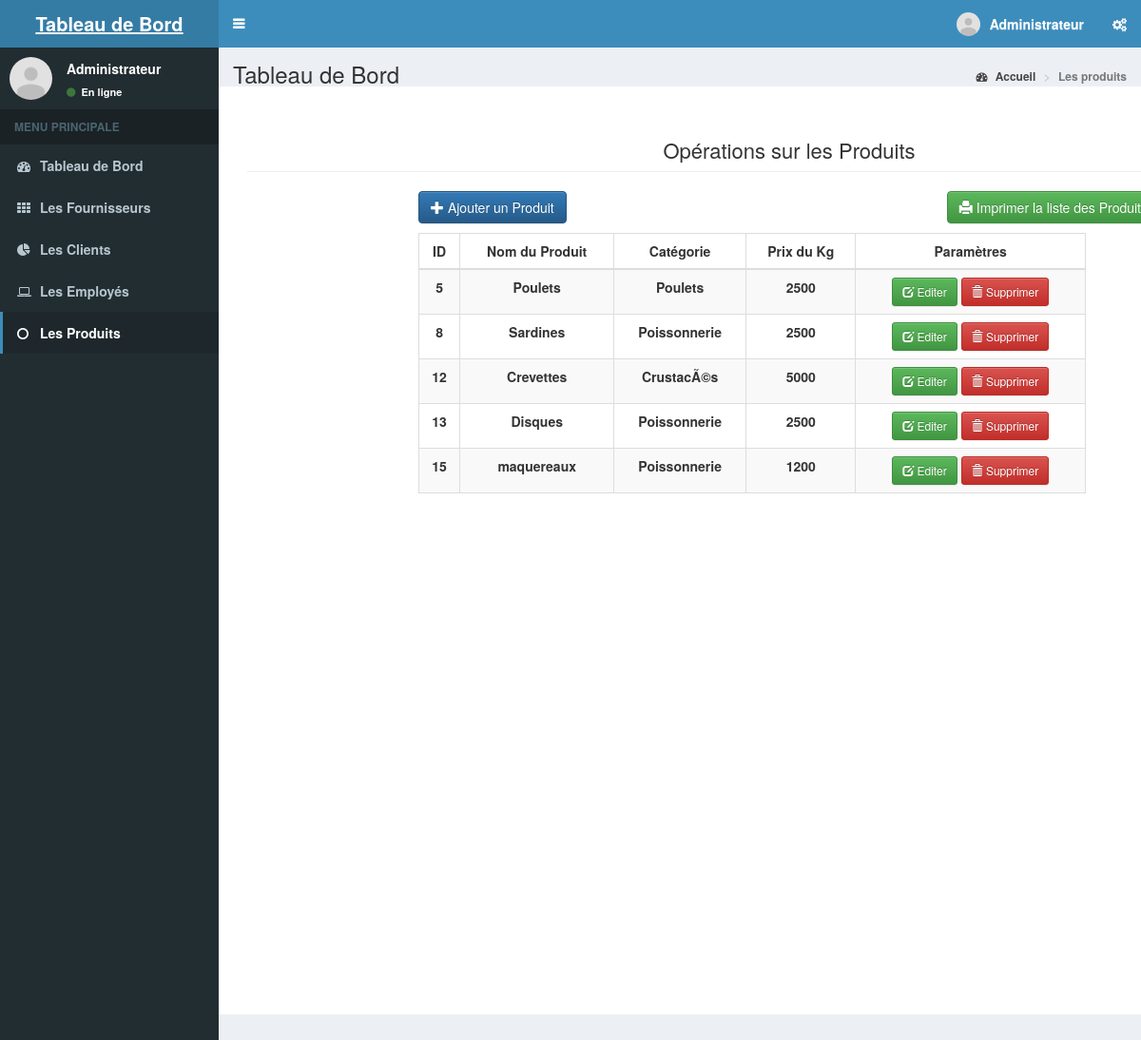
Screenshot of /assets/page/Administration/produits.php?id=1 (signed in) with the database file from the repository.
### tables this page shows
CREATE TABLE `produits` (
  `id` int(11) NOT NULL,
  `nom_produits` varchar(100) NOT NULL,
  `categorie` varchar(100) NOT NULL,
  `prix` varchar(1000) NOT NULL
);

### assets/page/Administration/produits.php (shortened to what this page needs)
<!DOCTYPE html>
<html>
<head>
  <link rel="stylesheet" href="bower_components/bootstrap/dist/css/bootstrap.min.css">
  <link rel="stylesheet" href="bower_components/font-awesome/css/font-awesome.min.css">
  <link rel="stylesheet" href="bower_components/Ionicons/css/ionicons.min.css">
  <link rel="stylesheet" href="bower_components/jvectormap/jquery-jvectormap.css">
  <link rel="stylesheet" href="dist/css/AdminLTE.min.css">
  <link rel="stylesheet" href="dist/css/skins/_all-skins.min.css">
</head>
<body class="hold-transition skin-blue sidebar-mini">
<div class="wrapper">
  <header class="main-header">
    <a href="index2.html" class="logo">
      <span class="logo-lg"><b>Tableau de Bord</span>
    </a>
    <nav class="navbar navbar-static-top">
      <a href="#" class="sidebar-toggle" data-toggle="push-menu" role="button">
      </a>
      <div class="navbar-custom-menu">
        <ul class="nav navbar-nav">
          <li class="dropdown user user-menu">
            <a href="#" class="dropdown-toggle" data-toggle="dropdown">
              <img src="dist/img/avatar_2x.png" class="user-image" alt="User Image">
              <span class="hidden-xs">Administrateur</span>
            </a>
          </li>
          <li>
            <a href="#" data-toggle="control-sidebar"><i class="fa fa-gears"></i></a>
          </li>
        </ul>
      </div>
    </nav>
  </header>
  <aside class="main-sidebar">
    <section class="sidebar">
      <div class="user-panel">
        <div class="pull-left image">
          <img src="dist/img/avatar_2x.png" class="img-circle" alt="User Image">
        </div>
        <div class="pull-left info">
          <p>Administrateur</p>
          <a href=""><i class="fa fa-circle text-success"></i> En ligne</a>
        </div>
      </div>
      <ul class="sidebar-menu" data-widget="tree">
        <li class="header">MENU PRINCIPALE</li>
        <li>
          <a href="index.php?id=<?php echo $_SESSION['id'] ?>">
            <i class="fa fa-dashboard"></i> <span>Tableau de Bord</span>
          </a>
        </li>
        <li>
          <a href="Fournisseur.php?id=<?php echo $_SESSION['id'] ?>">
            <i class="fa fa-th"></i> <span>Les Fournisseurs</span>
          </a>
        </li>
        <li>
          <a href="clients.php?id=<?php echo $_SESSION['id'] ?>">
            <i class="fa fa-pie-chart"></i> <span>Les Clients</span>
          </a>
        </li>
        <li>
          <a href="employes.php?id=<?php echo $_SESSION['id'] ?>">
            <i class="fa fa-laptop"></i> <span>Les Employés</span>
          </a>
        </li>
        <li class="active treeview menu-open">
          <a href="produits.php?id=<?php echo $_SESSION['id'] ?>">
            <i class="fa fa-circle-o"></i> <span>Les Produits</span>
          </a>
        </li>
      </ul>
    </section>
  </aside>
  <div class="content-wrapper">
    <section class="content-header">
      <h1>
        Tableau de Bord
      </h1>
      <ol class="breadcrumb">
        <li><a href="index.php?id=<?php echo $_SESSION['id'] ?>"><i class="fa fa-dashboard"></i> Accueil</a></li>
        <li class="active">Les produits</li>
      </ol>
    </section>
    <section class="content" style="height:81vh;width:100%;background-color:white;">
      <?php include("elt_produits/index.php"); ?>
    </div>
</div>
</body>
</html>

### assets/page/Administration/elt_produits/index.php (shortened to what this page needs)
<!DOCTYPE html>
<html>
<head>
	<link rel="stylesheet" type="text/css" href="bootstrap/css/bootstrap.min.css">
	<link rel="stylesheet" type="text/css" href="datatable/dataTable.bootstrap.min.css">
</head>
<body>
<div class="container">
	<h1 class="page-header text-center">Opérations sur les Produits</h1>
	<div class="row">
		<div class="col-sm-8 col-sm-offset-2">
			<div class="row">
				<a href="#addnew" data-toggle="modal" class="btn btn-primary"><span class="glyphicon glyphicon-plus"></span> Ajouter un Produit</a>
				<a href="elt_produits/print_pdf.php" class="btn btn-success pull-right"><span class="glyphicon glyphicon-print"></span> Imprimer la liste des Produits</a>
			</div>
			<div class="height10">
			</div>
			<div class="row">
				<table id="myTable" class="table table-bordered table-striped" style="width:90%;text-align:center;">
					<thead style="text-align:center;">
						<th style="text-align:center;">ID </th>
						<th style="text-align:center;">Nom du Produit </th>
						<th style="text-align:center;">Catégorie </th>
						<th style="text-align:center;">Prix du Kg </th>
						<th style="text-align:center;">Paramètres</th>
					</thead>
					<tbody>
						<?php
							include_once('connection.php');
							$sql = "SELECT * FROM produits";
							$query = $conn->query($sql);
							while($row = $query->fetch_assoc()){
								echo
								"<tr>
									<td>".$row['id']."</td>
									<td>".$row['nom_produits']."</td>
									<td>".$row['categorie']."</td>
									<td>".$row['prix']."</td>
									<td>
										<a href='#edit_".$row['id']."' class='btn btn-success btn-sm' data-toggle='modal'><span class='glyphicon glyphicon-edit'></span> Editer</a>
										<a href='#delete_".$row['id']."' class='btn btn-danger btn-sm' data-toggle='modal'><span class='glyphicon glyphicon-trash'></span> Supprimer</a>
									</td>
								</tr>";
							}
						?>
					</tbody>
				</table>
			</div>
		</div>
	</div>
</div>
</body>
</html>

### assets/page/Administration/elt_produits/index.php (style rules this page uses)
.height10 { height:10px; }

### rows the page displays
produits: id "5", nom_produits "Poulets", categorie "Poulets", prix "2500"
produits: id "8", nom_produits "Sardines", categorie "Poissonnerie", prix "2500"
produits: id "12", nom_produits "Crevettes", categorie "CrustacÃ©s", prix "5000"
produits: id "13", nom_produits "Disques", categorie "Poissonnerie", prix "2500"
produits: id "15", nom_produits "maquereaux", categorie "Poissonnerie", prix "1200"
